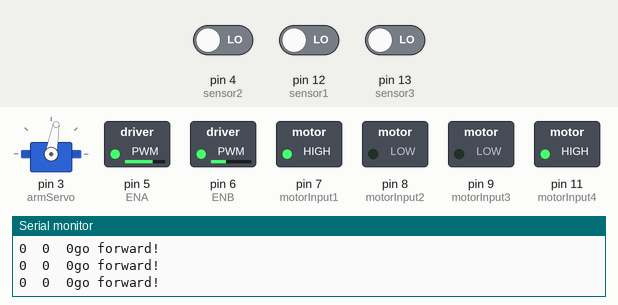
Recording of a sketch running on a simulated Arduino Uno, built with avr-gcc and run on an emulated ATmega328P. Shown: servo, switched loads named in the sketch (green lamp = pin HIGH), the last lines printed to the serial monitor. The test bench sets the inputs (shaded band); at power-on: pin 12 (sensor1) LOW, pin 4 (sensor2) LOW, pin 13 (sensor3) LOW.

Above: at 5.7 s.
5.8 s: pin 12 (sensor1) driven HIGH
At 7.0 s:
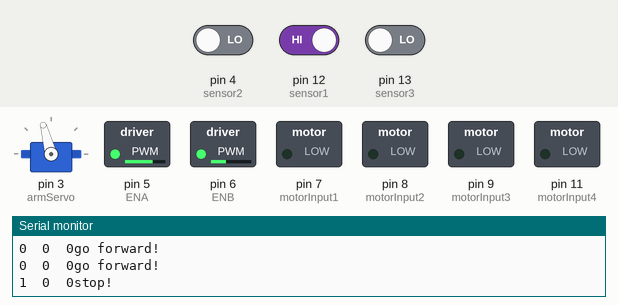
7.3 s: pin 4 (sensor2) driven HIGH
At 9.5 s:
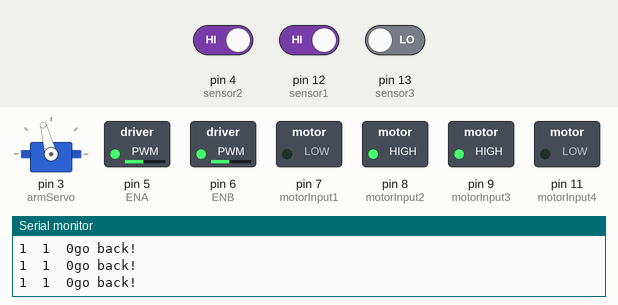
10.3 s: pin 4 (sensor2) driven LOW
At 11.2 s:
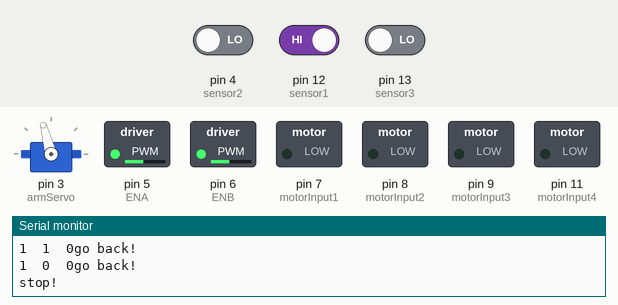
11.8 s: pin 4 (sensor2) driven HIGH
At 14.5 s:
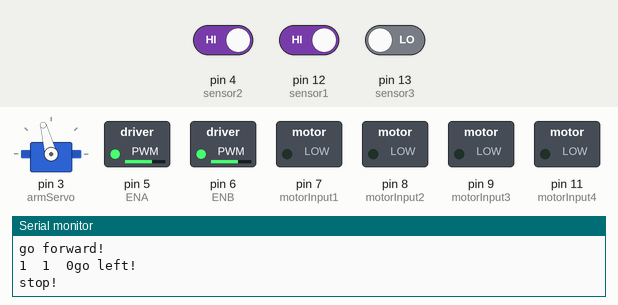
14.8 s: pin 13 (sensor3) driven HIGH
At 20.3 s:
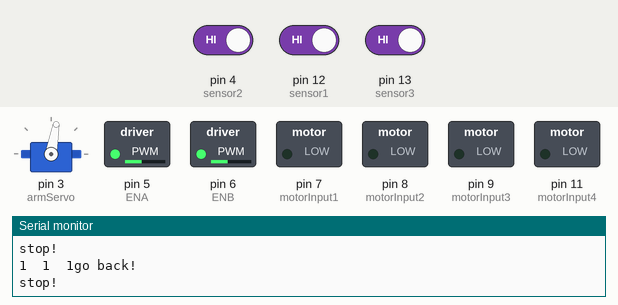
23.8 s: pin 4 (sensor2) driven LOW
At 31.4 s:
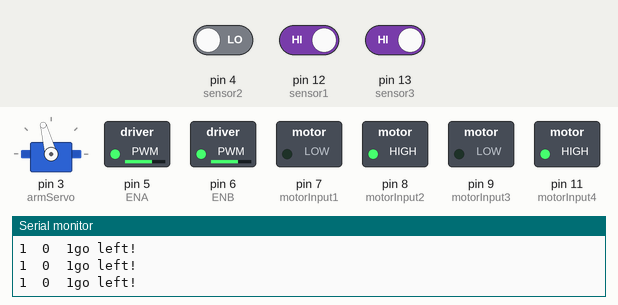
Timing chart, 0 to 31.7 s (numbered marks = the images above; inputs shaded):
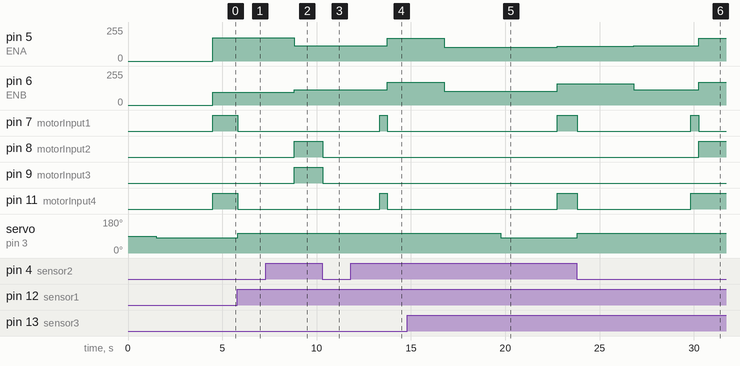

The sketch:

Line_Follower_Robot_4_17_final_with_comments.ino
```cpp
#include <Servo.h> // library for Servo Motor

// IR Sensors
int sensor1 = 12;  // Left sensor connected to digital pin 12
int sensor2 = 4;   // Middle sensor connected to digital pin 4
int sensor3 = 13;  // Right sensor connected to digital pin 13

int sensor[3] = {0, 0, 0};  // Initial Values of Sensors in an integer array

// Motor Variables/ Digital Pins Connections
int ENA = 5;
int ENB = 6;
int motorInput1 = 7;
int motorInput2 = 8;
int motorInput3 = 9;
int motorInput4 = 11;

Servo armServo;  //Servo Motor used for arm mechanism
int initial_speed = 160; //Initial Speed of Motor

// PID Constants
float Kp = 65;
float Ki = 0;
float Kd = 45;
float error = 0, P = 0, I = 0, D = 0, PID_value = 0;
float previous_error = 0, previous_I = 0;


void setup()
{
  //setting sensors as inputs
  pinMode(sensor1, INPUT);
  pinMode(sensor2, INPUT);
  pinMode(sensor3, INPUT);

//setting motors as outputs
  pinMode(motorInput1, OUTPUT);
  pinMode(motorInput2, OUTPUT);
  pinMode(motorInput3, OUTPUT);
  pinMode(motorInput4, OUTPUT);
  pinMode(ENA, OUTPUT);
  pinMode(ENB, OUTPUT);

  armServo.attach(3);  //setting pin 3 for servo

  Serial.begin(9600);  //setting serial monitor at a default baund rate of 9600
  delay(500); // delay for half a second
  Serial.println("Started !!");
  delay(1000); // delay for one second
  armServo.write(80); // blade is lowered at the start of operation
  delay(3000); // delay for three seconds
  read_sensor_values(); // read the input values of all IR modules

}
void loop()
{

  read_sensor_values(); // read the input values of all IR modules

  if (error == 1 && error != 0) // this executes when there is a left turn detected.
  {
       //raises arm and the robot stops to prepare to turn
       stop_bot();
       armServo.write(105);
       delay(3000);

  do
    {
      // the car reverses until it detects the point of intersection
      read_sensor_values();
      analogWrite(ENA, 115); //Left Motor Speed
      analogWrite(ENB, 115); //Right Motor Speed
      reverse();

    }
    while (error != 1 && error != 2); //do this while no line is detected to the left or right


    stop_bot();
    delay(3000);
    forward();// goes forward a little bit to conpensate for the sharpness of the turn
    delay(420);

  // turn left until a straight line is detected
    do
    {
      //
      read_sensor_values();
      analogWrite(ENA, 170); //Left Motor Speed
      analogWrite(ENB, 170); //Right Motor Speed
      left();


    }
    while (error != 0); // do this while no line is detected by the middle sensor

      stop_bot();
      delay(3000);

  // reverses until it sensor the t-intersection
  do
    {

      read_sensor_values();
      analogWrite(ENA, 105); //Left Motor Speed
      analogWrite(ENB, 105); //Right Motor Speed
      reverse();

    }
    while (sensor[2] == 0); // reverse while no line is detected to the right

    // arm is let down and robot goes straight
    stop_bot();
    delay(3000);
    armServo.write(80);
    delay(3000);


  }

 else if (error == 2 && error != 0) // this executes when there is a right turn detected.
  {
       //raises arm and the robot stops to prepare to turn
       stop_bot();
       armServo.write(105);
       delay(3000);

  do
    {
      // the car reverses until it detects the point of intersection
      read_sensor_values();
      analogWrite(ENA, 115); //Left Motor Speed
      analogWrite(ENB, 115); //Right Motor Speed
      reverse();

    }
    while (error != 1 && error != 2); //do this while no line is detected to the left or right


    stop_bot();
    delay(3000);
    forward();// goes forward a little bit to conpensate for the sharpness of the turn
    delay(420);

  // turn left until a straight line is detected
    do
    {
      //
      read_sensor_values();
      analogWrite(ENA, 170); //Left Motor Speed
      analogWrite(ENB, 170); //Right Motor Speed
      right();


    }
    while (error != 0); // do this while no line is detected by the middle sensor

      stop_bot();
      delay(3000);

  // reverses until it sensor the t-intersection
  do
    {

      read_sensor_values();
      analogWrite(ENA, 105); //Left Motor Speed
      analogWrite(ENB, 105); //Right Motor Speed
      reverse();

    }
    while (sensor[2] == 0); // reverse while no line is detected to the right

    // arm is let down and robot goes straight
    stop_bot();
    delay(3000);
    armServo.write(80);
    delay(3000);


  }

  else // only carry out the PID control when the robot moves forward since that is when the robot is cutting
  {
    calc_pid(); // calls calc_pid function that calculates error
    motor_control(); // calls motor_control function
  }

}

void read_sensor_values()
{
  sensor[0] = digitalRead(sensor1); //store input value of sensor 1 into the first index of the sensor array
  sensor[1] = digitalRead(sensor2); //store input value of sensor 2 into the second index of the sensor array
  sensor[2] = digitalRead(sensor3); //store input value of sensor 3 into the last index of the sensor array

    Serial.print(sensor[0]); // print value of IR sensor at first index
    Serial.print("\t");
    Serial.print(sensor[1]); // print value of IR sensor at second index
    Serial.print("\t");
    Serial.print(sensor[2]); // print value of IR sensor last index

       if ((sensor[0] == 0) && (sensor[1] == 0) && (sensor[2] == 0)) // no line dectected
       {
         error = -1;
       }
       else if ((sensor[0] == 1) && (sensor[1] == 1) && (sensor[2] == 0)) // line has been detected on left but there is a straight line ahead therefore go straight instead of turning
       {
         error = 0;
       }
       else if ((sensor[0] == 1) && (sensor[1] == 1) && (sensor[2] == 1)) // line has been detected in either direction, but go straight instead
       {
         error = 0;
       }
       else if ((sensor[0] == 0) && (sensor[1] == 1) && (sensor[2] == 1)) // lline has been detected on right but there is a straight line ahead therefore go straight instead of turning
       {
         error = 0;
       }
       else if ((sensor[0] == 0) && (sensor[1] == 1) && (sensor[2] == 0)) // line is straight ahead
       {
         error = 0;
       }
       else if ((sensor[0] == 1) && (sensor[1] == 0) && (sensor[2] == 0)) // line had been detected on left, turn left
       {
          error = 1;
       }
       else if ((sensor[0] == 1) && (sensor[1] == 0) && (sensor[2] == 1)) // line has come to a turn but line to the right detected, still take it as there is a line to the left, turn left
       {
          error = 1;
       }

}

void motor_control()
{
  // Calculating the effective motor speed:
  int left_motor_speed = initial_speed - PID_value;
  int right_motor_speed = initial_speed + PID_value;

  // The motor speed should not exceed the max PWM value
  left_motor_speed = constrain(left_motor_speed, 0, 255);
  right_motor_speed = constrain(right_motor_speed, 0, 255);

  analogWrite(ENA, left_motor_speed - 50); //Left Motor Speed minus 50 because my robot stears towards the right so it straightens it up
  analogWrite(ENB, right_motor_speed); //Right Motor Speed

  //moves the robot foward and helps control the robot when it is going forward
  forward();
}


//This function calucates past and present errors while also anticipating future errors to make the robot move as smoothly as possible
void calc_pid()
{
  P = error;
  I = I + previous_I;
  D = error - previous_error;

  PID_value = (Kp * P) + (Ki * I) + (Kd * D);

  previous_I = I;
  previous_error = error;
}


void forward()
{
  digitalWrite(motorInput1, HIGH);
  digitalWrite(motorInput2, LOW);
  digitalWrite(motorInput3, LOW);
  digitalWrite(motorInput4, HIGH);
  Serial.println("go forward!");
}
void reverse()
{
  digitalWrite(motorInput1, LOW);
  digitalWrite(motorInput2, HIGH);
  digitalWrite(motorInput3, HIGH);
  digitalWrite(motorInput4, LOW);
  Serial.println("go back!");
}
void right()
{
  digitalWrite(motorInput1, HIGH);
  digitalWrite(motorInput2, LOW);
  digitalWrite(motorInput3, HIGH);
  digitalWrite(motorInput4, LOW);
  Serial.println("go right!");
}
void left()
{
  digitalWrite(motorInput1, LOW);
  digitalWrite(motorInput2, HIGH);
  digitalWrite(motorInput3, LOW);
  digitalWrite(motorInput4, HIGH);
  Serial.println("go left!");
}

void stop_bot()
{
  digitalWrite(motorInput1, LOW);
  digitalWrite(motorInput2, LOW);
  digitalWrite(motorInput3, LOW);
  digitalWrite(motorInput4, LOW);
  Serial.println("stop!");
}
```

Measured:
- after the input at 5.8 s, pin 7 (motorInput1), pin 11 (motorInput4): HIGH → LOW at once; servo on pin 3 (armServo): 80° → 105° at once
- after the input at 7.3 s, pin 8 (motorInput2), pin 9 (motorInput3): LOW → HIGH after 1.5 s
- after the input at 10.3 s, pin 8 (motorInput2), pin 9 (motorInput3): HIGH → LOW at once
- after the input at 11.8 s, pin 8 (motorInput2): stays LOW (without the input it goes to HIGH after 2.0 s)
- after the input at 14.8 s, pin 7 (motorInput1), pin 11 (motorInput4): LOW → HIGH after 8.0 s; pin 8 (motorInput2), pin 9 (motorInput3): stays LOW (without the input it goes to HIGH after 2.0 s); servo on pin 3 (armServo): 105° → 80° after 5.0 s
- after the input at 23.8 s, pin 5 (ENA): 110/255 → 115/255 after 3.0 s, → 170/255 3.4 s later; pin 6 (ENB): 160/255 → 115/255 after 3.0 s, → 170/255 3.4 s later; pin 7 (motorInput1): HIGH → LOW at once, → HIGH 6.0 s later, → LOW 0.42 s later; pin 8 (motorInput2): LOW → HIGH after 6.4 s; pin 11 (motorInput4): HIGH → LOW at once, → HIGH 6.0 s later
